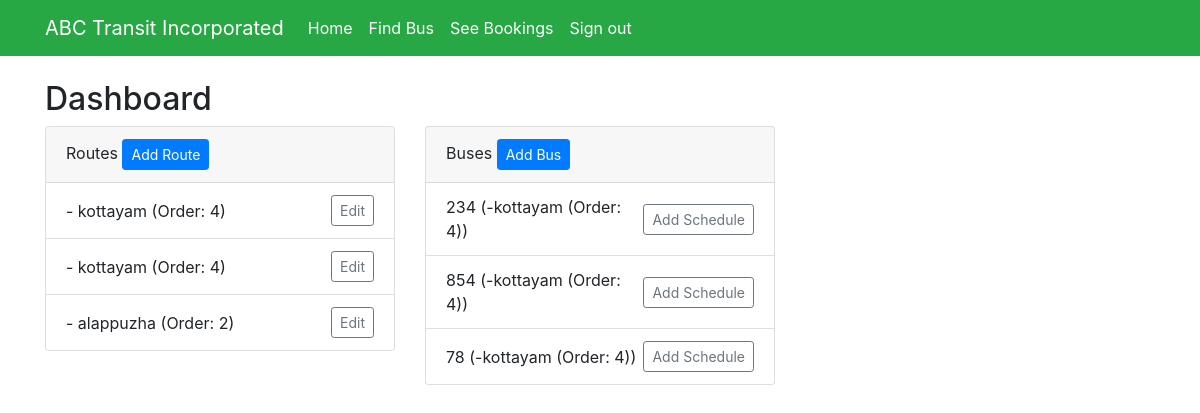
/dashboard/ (signed in), run on the app's committed database.
### myapp/models.py (models this page shows, shortened)
class BusRoute(models.Model):
    company = models.ForeignKey(BusCompany, on_delete=models.CASCADE)
    route_name = models.CharField(max_length=100)
    source = models.ForeignKey(Stop, on_delete=models.CASCADE, related_name='route_start')
    destination = models.ForeignKey(Stop, on_delete=models.CASCADE, related_name='route_end')
    total_distance = models.DecimalField(max_digits=6, decimal_places=2)
    base_fare_per_km = models.DecimalField(max_digits=5, decimal_places=2)
    route_type = models.CharField(
        max_length=50,
        choices=[('local', 'Local'), ('intercity', 'Intercity'), ('express', 'Express')]
    )
    created_at = models.DateTimeField(auto_now_add=True)
    stops = models.ManyToManyField(Stop, through='RouteStop')

class Stop(models.Model):
    name = models.CharField(max_length=100, unique=True)
    order = models.IntegerField(null=True, blank=True)
    class Meta:
        ordering = ['order']
        verbose_name_plural = "Stops"
    def __str__(self):
        return f"{self.name} (Order: {self.order})"

class Bus(models.Model):
    AMENITIES = [
        ('AC', 'Air Conditioned'),
        ('NON_AC', 'Non Air Conditioned'),
        ('SLEEPER', 'Sleeper'),
        ('SEMI_SLEEPER', 'Semi Sleeper'),
        ('WIFI', 'WiFi Available'),
    ]
    route = models.ForeignKey('BusRoute', on_delete=models.CASCADE, related_name='buses')
    bus_number = models.CharField(max_length=20, unique=True)
    bus_model = models.CharField(max_length=50)
    total_seats = models.PositiveIntegerField()
    available_seats = models.PositiveIntegerField(default=0)
    amenities = models.JSONField(default=list)
    departure_time = models.TimeField()
    arrival_time = models.TimeField()
    departure_date = models.DateField()
    price_per_seat = models.DecimalField(max_digits=6, decimal_places=2, default=1)

### myapp/views.py (the view)
# urls.py: path('dashboard/', views.bus_company_dashboard, name='dashboard'),  # Keep only one definition
@login_required
def bus_company_dashboard(request):
    try:
        bus_company = BusCompany.objects.get(user=request.user)
    except BusCompany.DoesNotExist:
        messages.warning(request, "Please register your bus company first.")
        return redirect('myapp/register.html')
    routes = BusRoute.objects.filter(company=bus_company)
    buses = Bus.objects.filter(route__company=bus_company)
    context = {
        'bus_company': bus_company,
        'routes': routes,
        'buses': buses,
    }
    return render(request, 'myapp/dashboard.html', context)

### myapp/templates/myapp/dashboard.html (shortened to what this page needs)
{% extends 'myapp/base.html' %}
{% block content %}
<div class="container mt-4">
    <h2>{{ bus_company.name }} Dashboard</h2>
    <div class="row">
        <div class="col-md-4">
            <div class="card mb-4">
                <div class="card-header">
                    Routes
                    <a href="{% url 'myapp:add_route' %}" class="btn btn-sm btn-primary float-end">Add Route</a>
                </div>
                <ul class="list-group list-group-flush">
                    {% for route in routes %}
                        <li class="list-group-item d-flex justify-content-between align-items-center">
                            {{ route.origin }} - {{ route.destination }}
                            <a href="{% url 'myapp:edit_route' route.id %}" class="btn btn-sm btn-outline-secondary">Edit</a>
                        </li>
                    {% empty %}
                        <li class="list-group-item">No routes added yet</li>
                    {% endfor %}
                </ul>
            </div>
        </div>
        <div class="col-md-4">
            <div class="card mb-4">
                <div class="card-header">
                    Buses
                    <a href="{% url 'myapp:add_bus' %}" class="btn btn-sm btn-primary float-end">Add Bus</a>
                </div>
                <ul class="list-group list-group-flush">
                    {% for bus in buses %}
                        <li class="list-group-item d-flex justify-content-between align-items-center">
                            {{ bus.bus_number }} ({{ bus.route.origin }}-{{ bus.route.destination }})
                            <a href="{% url 'myapp:add_schedule' bus.id %}" class="btn btn-sm btn-outline-secondary">Add Schedule</a>
                        </li>
                    {% empty %}
                        <li class="list-group-item">No buses added yet</li>
                    {% endfor %}
                </ul>
            </div>
        </div>
    </div>
</div>
{% endblock %}

### data on the page
BusRoute: destination "kottayam (Order: 4)"
BusRoute: destination "kottayam (Order: 4)"
BusRoute: destination "alappuzha (Order: 2)"
Bus: bus_number "234", route.destination "kottayam (Order: 4)"
Bus: bus_number "854", route.destination "kottayam (Order: 4)"
Bus: bus_number "78", route.destination "kottayam (Order: 4)"
